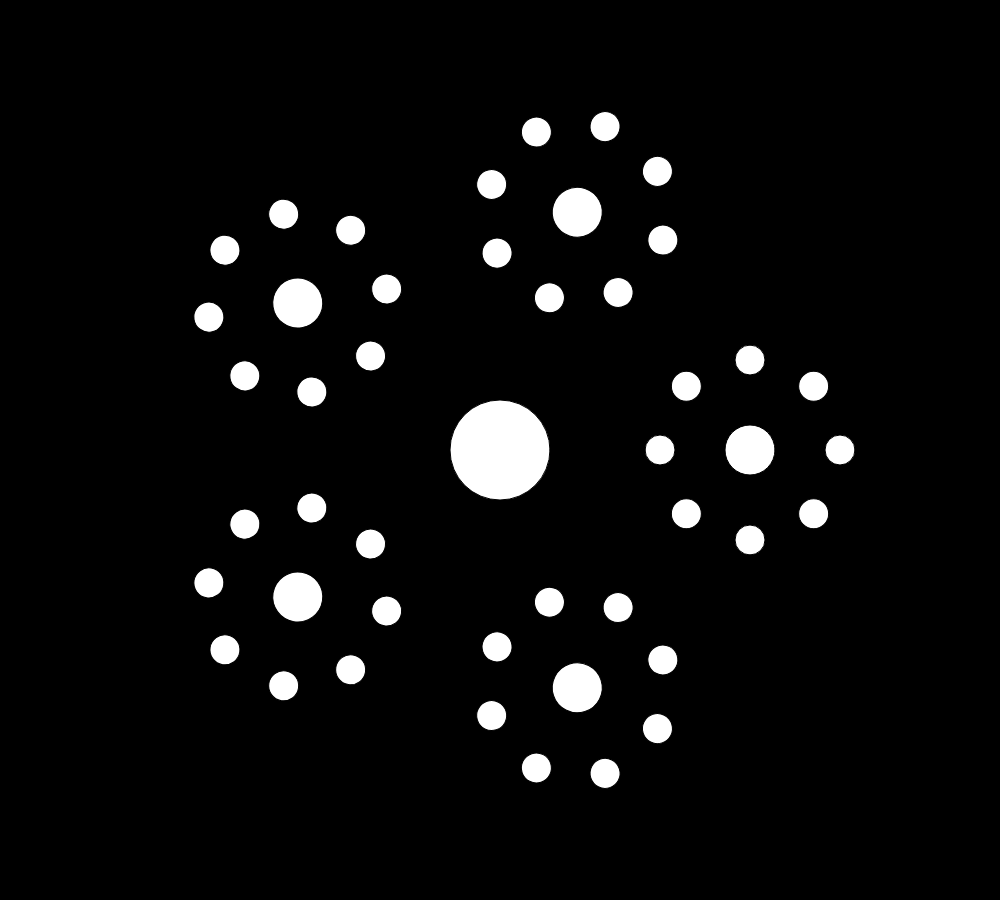
Frame 1 (no input)
Frame 60 (no input): identical to frame 1, image omitted
Frame 120 (the mouse pressed at the canvas centre since frame 60): identical to frame 1, image omitted

The p5.js sketch that drew this single still picture (run headless with seeded random() and noise() and a simulated clock; from frame 60 on, the mouse is pressed at the canvas centre):

// p5.js sketch
// ── sketch.js
var n, m;

function setup() {
  createCanvas(1000, 900);
  
  n = 5;
  m = 8;
}

function draw() {
  background(0);

  translate(width/2, height/2);
  ellipse(0, 0, 100, 100);
  for (var i=0; i<n; i++) {
    var angle = map(i, 0, n, 0, TWO_PI);
    push();
    rotate(angle);
    translate(250, 0);
    ellipse(0, 0, 50, 50);
    for (var j=0; j<m; j++) {
      var angle2 = map(j, 0, m, 0, TWO_PI);
      push();
      rotate(angle2);
      ellipse(90, 0, 30, 30);
      pop();
    }
    pop();
  }
}
